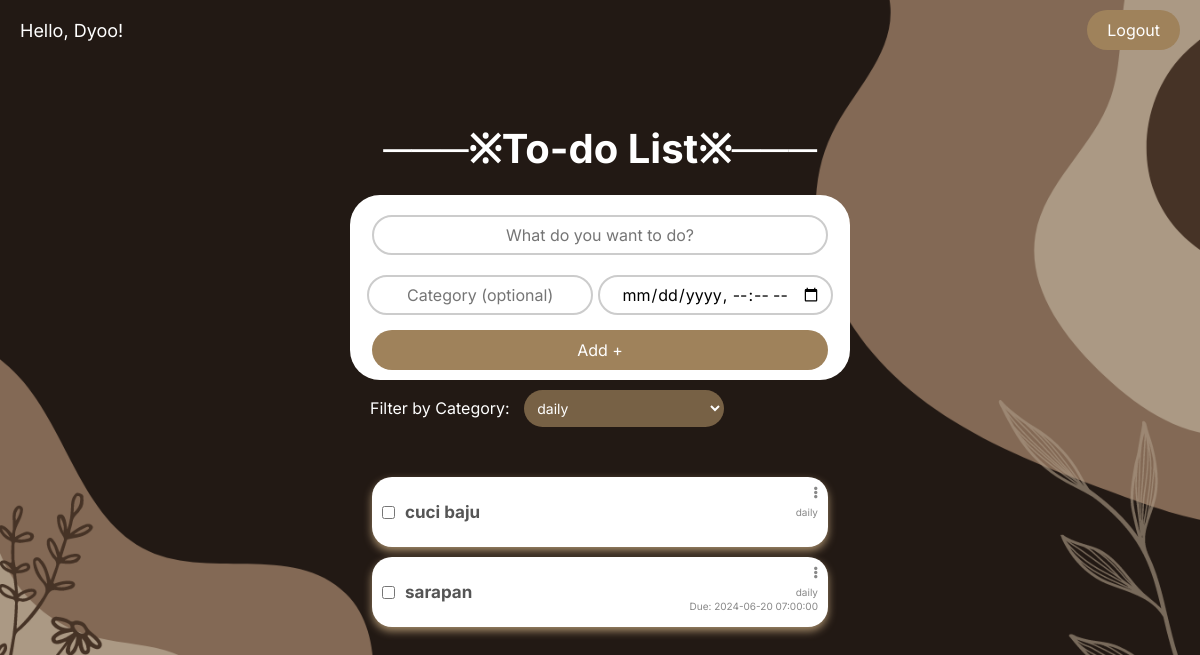
Page /index.php?category=6 (signed in) on the committed database.
### tables this page shows
CREATE TABLE `todos` (
  `id` int(11) NOT NULL,
  `title` text NOT NULL,
  `date_time` datetime NOT NULL DEFAULT current_timestamp(),
  `checked` tinyint(1) NOT NULL DEFAULT 0,
  `deadline` datetime DEFAULT NULL,
  `category_id` int(11) DEFAULT NULL,
  `user_id` int(11) DEFAULT NULL
);

CREATE TABLE `categories` (
  `id` int(11) NOT NULL,
  `name` varchar(100) NOT NULL,
  `todo_id` int(11) DEFAULT NULL
);

### index.php (the view, shortened to what this page needs)
<?php
require 'db_conn.php';
?>
<!DOCTYPE html>
<html lang="en">
<head>
    <link rel="stylesheet" href="css/style.css?v=1.0">
    <link rel="stylesheet" href="https://cdnjs.cloudflare.com/ajax/libs/font-awesome/5.15.4/css/all.min.css">
</head>
<body>
    <div class="header-section">
        <div class="welcome-message">
            <p>Hello, <?php echo htmlspecialchars($_SESSION['username']); ?>!</p>
        </div>
        <a href="logout.php" class="logout-button">Logout</a>
    </div>
    <div class="main-section">
        <h1 class="title">───※To-do List※───</h1>
        <div class="add-section">
            <form action="app/add.php" method="POST" autocomplete="off">
                <?php if(isset($_GET['mess']) && $_GET['mess'] == 'error'){ ?>
                <input type="text" name="title" style="border-color: #ff6666" placeholder="What do you want to do?" />
                <?php }else{ ?>
                <input type="text" name="title" placeholder="What do you want to do?" />
                <?php } ?>
                <div class="row">
                    <input type="text" name="category" placeholder="Category (optional)" />
                    <input type="datetime-local" name="deadline" />
                </div>
                <button type="submit">Add +</button>
            </form>
        </div>
        <div class="filter-section">
            <label for="category-filter">Filter by Category:</label>
            <select id="category-filter">
                <?php
                $categories = $conn->prepare("
                    SELECT categories.id, categories.name
                    FROM categories
                    JOIN todos ON categories.id = todos.category_id
                    WHERE todos.user_id = :user_id
                    GROUP BY categories.id
                    ORDER BY categories.name ASC
                ");
                $categories->bindParam(':user_id', $_SESSION['user_id'], PDO::PARAM_INT);
                $categories->execute();
                while ($category = $categories->fetch(PDO::FETCH_ASSOC)) {
                    $selected = (isset($_GET['category']) && $_GET['category'] == $category['id']) ? 'selected' : '';
                    echo '<option value="' . $category['id'] . '" ' . $selected . '>' . htmlspecialchars($category['name']) . '</option>';
                }
                ?>
            </select>
        </div>
        <?php
        $filter_category_id = isset($_GET['category']) ? $_GET['category'] : 'all';
        if ($filter_category_id === 'all') {
            $query = "SELECT todos.*, categories.name AS category_name
                      FROM todos
                      LEFT JOIN categories ON todos.category_id = categories.id
                      WHERE todos.user_id = :user_id
                      ORDER BY categories.id DESC, todos.id DESC";
        } else {
            $query = "SELECT todos.*, categories.name AS category_name
                      FROM todos
                      LEFT JOIN categories ON todos.category_id = categories.id
                      WHERE todos.category_id = :category_id AND todos.user_id = :user_id
                      ORDER BY todos.id DESC";
        }
        $stmt = $conn->prepare($query);
        $stmt->bindParam(':user_id', $_SESSION['user_id'], PDO::PARAM_INT);
        if ($filter_category_id !== 'all') {
            $stmt->bindParam(':category_id', $filter_category_id, PDO::PARAM_INT);
        }
        $stmt->execute();
        $todos = $stmt->fetchAll(PDO::FETCH_ASSOC);
        ?>
        <div class="show-todo-section">
            <?php foreach($todos as $todo) { ?>
            <div class="todo-item">
                <span class="ellipsis-menu">
                    <i class="fas fa-ellipsis-v ellipsis-icon"></i>
                </span>
                <?php if($todo['checked']){ ?>
                <input type="checkbox" class="check-box" data-todo-id="<?php echo $todo['id']; ?>" checked />
                <h2 class="checked"><?php echo htmlspecialchars($todo['title']) ?></h2>
                <?php }else { ?>
                <input type="checkbox" data-todo-id="<?php echo $todo['id']; ?>" class="check-box" />
                <h2><?php echo htmlspecialchars($todo['title']) ?></h2>
                <?php } ?>
                <br>
                <?php if(isset($todo['deadline']) && $todo['deadline'] !== '' && $todo['deadline'] !== '0000-00-00 00:00:00'): ?>
                <small class="deadline">Due: <?php echo htmlspecialchars($todo['deadline']) ?></small>
                <?php endif; ?>
                <?php if (!empty($todo['category_name'])): ?>
                <small class="category"><?php echo htmlspecialchars($todo['category_name']) ?></small>
                <?php endif; ?>
            </div>
            <?php } ?>
        </div>
    </div>
</body>
</html>

### rows in the picture
todos: title "cuci baju", category.name "daily"
todos: title "sarapan", deadline "2024-06-20 07:00:00", category.name "daily"

### other values in the picture
$_SESSION['username'] "Dyoo"
form field value "daily"
